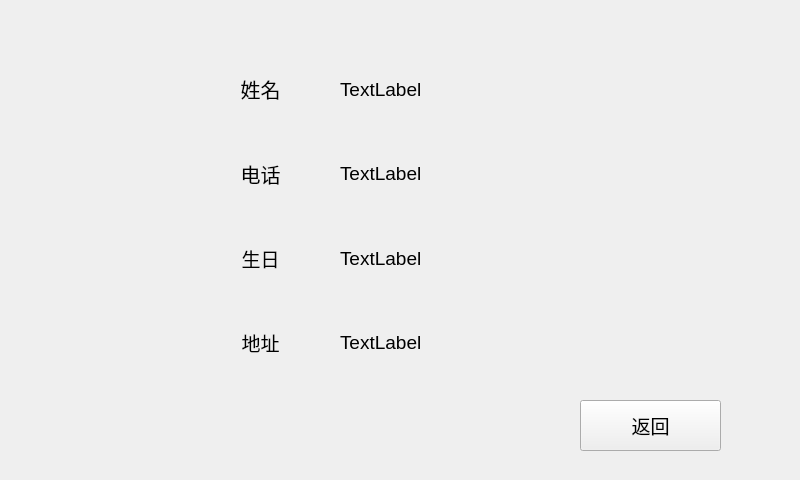
<?xml version="1.0" encoding="UTF-8"?>
<ui version="4.0">
 <class>selfinfo</class>
 <widget class="QMainWindow" name="selfinfo">
  <property name="geometry">
   <rect>
    <x>0</x>
    <y>0</y>
    <width>800</width>
    <height>480</height>
   </rect>
  </property>
  <property name="sizePolicy">
   <sizepolicy hsizetype="Preferred" vsizetype="Preferred">
    <horstretch>0</horstretch>
    <verstretch>0</verstretch>
   </sizepolicy>
  </property>
  <property name="font">
   <font>
    <pointsize>15</pointsize>
   </font>
  </property>
  <property name="windowTitle">
   <string>个人信息</string>
  </property>
  <widget class="QWidget" name="centralwidget">
   <widget class="QWidget" name="layoutWidget">
    <property name="geometry">
     <rect>
      <x>340</x>
      <y>50</y>
      <width>241</width>
      <height>331</height>
     </rect>
    </property>
    <layout class="QVBoxLayout" name="verticalLayout_2">
     <item>
      <widget class="QLabel" name="name_label">
       <property name="font">
        <font>
         <pointsize>14</pointsize>
        </font>
       </property>
       <property name="text">
        <string>TextLabel</string>
       </property>
      </widget>
     </item>
     <item>
      <widget class="QLabel" name="tele_label">
       <property name="font">
        <font>
         <pointsize>14</pointsize>
        </font>
       </property>
       <property name="text">
        <string>TextLabel</string>
       </property>
      </widget>
     </item>
     <item>
      <widget class="QLabel" name="birth_label">
       <property name="font">
        <font>
         <pointsize>14</pointsize>
        </font>
       </property>
       <property name="text">
        <string>TextLabel</string>
       </property>
      </widget>
     </item>
     <item>
      <widget class="QLabel" name="addr_label">
       <property name="font">
        <font>
         <pointsize>14</pointsize>
        </font>
       </property>
       <property name="text">
        <string>TextLabel</string>
       </property>
      </widget>
     </item>
    </layout>
   </widget>
   <widget class="QWidget" name="layoutWidget">
    <property name="geometry">
     <rect>
      <x>210</x>
      <y>50</y>
      <width>101</width>
      <height>331</height>
     </rect>
    </property>
    <layout class="QVBoxLayout" name="verticalLayout">
     <item>
      <widget class="QLabel" name="label_2">
       <property name="font">
        <font>
         <pointsize>15</pointsize>
        </font>
       </property>
       <property name="text">
        <string>姓名</string>
       </property>
       <property name="alignment">
        <set>Qt::AlignCenter</set>
       </property>
      </widget>
     </item>
     <item>
      <widget class="QLabel" name="label_3">
       <property name="font">
        <font>
         <pointsize>15</pointsize>
        </font>
       </property>
       <property name="text">
        <string>电话</string>
       </property>
       <property name="alignment">
        <set>Qt::AlignCenter</set>
       </property>
      </widget>
     </item>
     <item>
      <widget class="QLabel" name="label_5">
       <property name="font">
        <font>
         <pointsize>14</pointsize>
        </font>
       </property>
       <property name="text">
        <string>生日</string>
       </property>
       <property name="alignment">
        <set>Qt::AlignCenter</set>
       </property>
      </widget>
     </item>
     <item>
      <widget class="QLabel" name="label_7">
       <property name="font">
        <font>
         <pointsize>14</pointsize>
        </font>
       </property>
       <property name="text">
        <string>地址</string>
       </property>
       <property name="alignment">
        <set>Qt::AlignCenter</set>
       </property>
      </widget>
     </item>
    </layout>
   </widget>
   <widget class="QPushButton" name="back_Btn">
    <property name="geometry">
     <rect>
      <x>580</x>
      <y>400</y>
      <width>141</width>
      <height>51</height>
     </rect>
    </property>
    <property name="font">
     <font>
      <pointsize>14</pointsize>
     </font>
    </property>
    <property name="text">
     <string>返回</string>
    </property>
   </widget>
  </widget>
 </widget>
 <resources/>
 <connections/>
</ui>
